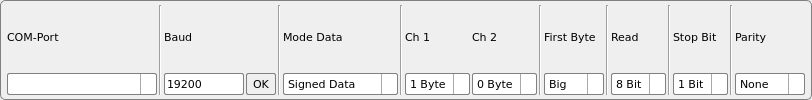
        <widget class="QGroupBox" name="CONF_COM_PORT">
         <property name="font">
          <font>
           <family>Verdana</family>
           <pointsize>8</pointsize>
          </font>
         </property>
         <property name="styleSheet">
          <string notr="true">QLabel{
	
	color: rgb(0, 0,0);
	background-color: rgba(85, 255, 255, 0);
}
 QGroupBox {
 background-color: qlineargradient(x1: 0, y1: 0, x2: 0, y2: 1,
                                   stop: 0 #EEEEEE, stop: 1 #AAAAAA);
 border: 1.4px solid gray;
 border-radius: 5px;
 margin-top: 1ex; 
}</string>
         </property>
         <property name="title">
          <string/>
         </property>
         <layout class="QGridLayout" name="gridLayout" rowstretch="0,0">
          <property name="leftMargin">
           <number>6</number>
          </property>
          <property name="topMargin">
           <number>4</number>
          </property>
          <property name="rightMargin">
           <number>6</number>
          </property>
          <property name="bottomMargin">
           <number>4</number>
          </property>
          <property name="horizontalSpacing">
           <number>2</number>
          </property>
          <property name="verticalSpacing">
           <number>5</number>
          </property>
          <item row="0" column="7">
           <widget class="QLabel" name="label_3">
            <property name="font">
             <font>
              <family>Verdana</family>
              <pointsize>8</pointsize>
             </font>
            </property>
            <property name="text">
             <string>Ch 1</string>
            </property>
           </widget>
          </item>
          <item row="0" column="0">
           <widget class="QLabel" name="label">
            <property name="font">
             <font>
              <family>Verdana</family>
              <pointsize>8</pointsize>
             </font>
            </property>
            <property name="text">
             <string>COM-Port</string>
            </property>
           </widget>
          </item>
          <item row="0" column="1" rowspan="2">
           <widget class="Line" name="line_5">
            <property name="font">
             <font>
              <family>Verdana</family>
              <pointsize>8</pointsize>
             </font>
            </property>
            <property name="orientation">
             <enum>Qt::Vertical</enum>
            </property>
           </widget>
          </item>
          <item row="1" column="16">
           <widget class="QComboBox" name="PARITY">
            <property name="minimumSize">
             <size>
              <width>70</width>
              <height>22</height>
             </size>
            </property>
            <property name="maximumSize">
             <size>
              <width>70</width>
              <height>22</height>
             </size>
            </property>
            <property name="font">
             <font>
              <family>Verdana</family>
              <pointsize>8</pointsize>
             </font>
            </property>
            <property name="styleSheet">
             <string notr="true"> QComboBox {
 color: #000000;
 background-color: qlineargradient(x1: 0, y1: 0, x2: 0, y2: 1,
                                   stop: 0 #FFFFFF, stop: 1 #EEEEEE);
 border: 0.5px solid gray;
 border-radius: 2px;
}

QComboBox:hover  {
    background-color: qlineargradient(x1: 0, y1: 0, x2: 0, y2: 1,
                                   stop: 0 #DDDDDD, stop: 1 #BBBBBB);
}

QComboBox::drop-down {
    subcontrol-origin: padding;
    subcontrol-position: top right;
    width: 15px;

    border-left-width: 1px;
    border-left-color: darkgray;
    border-left-style: solid;
    border-top-right-radius: 3px;
    border-bottom-right-radius: 3px;
}</string>
            </property>
            <item>
             <property name="text">
              <string>None</string>
             </property>
            </item>
            <item>
             <property name="text">
              <string>Odd</string>
             </property>
            </item>
            <item>
             <property name="text">
              <string>Even</string>
             </property>
            </item>
            <item>
             <property name="text">
              <string>Mark</string>
             </property>
            </item>
            <item>
             <property name="text">
              <string>Space</string>
             </property>
            </item>
           </widget>
          </item>
          <item row="1" column="7">
           <widget class="QComboBox" name="CH1">
            <property name="minimumSize">
             <size>
              <width>65</width>
              <height>22</height>
             </size>
            </property>
            <property name="maximumSize">
             <size>
              <width>65</width>
              <height>22</height>
             </size>
            </property>
            <property name="font">
             <font>
              <family>Verdana</family>
              <pointsize>8</pointsize>
             </font>
            </property>
            <property name="styleSheet">
             <string notr="true"> QComboBox {
 color: #000000;
 background-color: qlineargradient(x1: 0, y1: 0, x2: 0, y2: 1,
                                   stop: 0 #FFFFFF, stop: 1 #EEEEEE);
 border: 0.5px solid gray;
 border-radius: 2px;
}

QComboBox:hover  {
    background-color: qlineargradient(x1: 0, y1: 0, x2: 0, y2: 1,
                                   stop: 0 #DDDDDD, stop: 1 #BBBBBB);
}

QComboBox::drop-down {
    subcontrol-origin: padding;
    subcontrol-position: top right;
    width: 15px;

    border-left-width: 1px;
    border-left-color: darkgray;
    border-left-style: solid;
    border-top-right-radius: 3px;
    border-bottom-right-radius: 3px;
}</string>
            </property>
            <property name="currentText">
             <string>1 Byte</string>
            </property>
            <property name="currentIndex">
             <number>0</number>
            </property>
            <item>
             <property name="text">
              <string>1 Byte</string>
             </property>
            </item>
            <item>
             <property name="text">
              <string>2 Byte</string>
             </property>
            </item>
            <item>
             <property name="text">
              <string>3 Byte</string>
             </property>
            </item>
            <item>
             <property name="text">
              <string>4 Byte</string>
             </property>
            </item>
            <item>
             <property name="text">
              <string>Real</string>
             </property>
            </item>
           </widget>
          </item>
          <item row="1" column="5">
           <widget class="QComboBox" name="MODE">
            <property name="minimumSize">
             <size>
              <width>115</width>
              <height>22</height>
             </size>
            </property>
            <property name="maximumSize">
             <size>
              <width>115</width>
              <height>22</height>
             </size>
            </property>
            <property name="font">
             <font>
              <family>Verdana</family>
              <pointsize>8</pointsize>
             </font>
            </property>
            <property name="styleSheet">
             <string notr="true"> QComboBox {
 color: #000000;
 background-color: qlineargradient(x1: 0, y1: 0, x2: 0, y2: 1,
                                   stop: 0 #FFFFFF, stop: 1 #EEEEEE);
 border: 0.5px solid gray;
 border-radius: 2px;
}

QComboBox:hover  {
    background-color: qlineargradient(x1: 0, y1: 0, x2: 0, y2: 1,
                                   stop: 0 #DDDDDD, stop: 1 #BBBBBB);
}

QComboBox::drop-down {
    subcontrol-origin: padding;
    subcontrol-position: top right;
    width: 15px;

    border-left-width: 1px;
    border-left-color: darkgray;
    border-left-style: solid;
    border-top-right-radius: 3px;
    border-bottom-right-radius: 3px;
}</string>
            </property>
            <item>
             <property name="text">
              <string>Signed Data</string>
             </property>
            </item>
            <item>
             <property name="text">
              <string>Unsigned Data</string>
             </property>
            </item>
            <item>
             <property name="text">
              <string>Float Data</string>
             </property>
            </item>
            <item>
             <property name="text">
              <string>Double Data</string>
             </property>
            </item>
           </widget>
          </item>
          <item row="0" column="8">
           <widget class="QLabel" name="label_4">
            <property name="font">
             <font>
              <family>Verdana</family>
              <pointsize>8</pointsize>
             </font>
            </property>
            <property name="text">
             <string>Ch 2</string>
            </property>
           </widget>
          </item>
          <item row="1" column="14">
           <widget class="QComboBox" name="STOP_BYTE">
            <property name="minimumSize">
             <size>
              <width>55</width>
              <height>22</height>
             </size>
            </property>
            <property name="maximumSize">
             <size>
              <width>55</width>
              <height>22</height>
             </size>
            </property>
            <property name="font">
             <font>
              <family>Verdana</family>
              <pointsize>8</pointsize>
             </font>
            </property>
            <property name="styleSheet">
             <string notr="true"> QComboBox {
 color: #000000;
 background-color: qlineargradient(x1: 0, y1: 0, x2: 0, y2: 1,
                                   stop: 0 #FFFFFF, stop: 1 #EEEEEE);
 border: 0.5px solid gray;
 border-radius: 2px;
}

QComboBox:hover  {
    background-color: qlineargradient(x1: 0, y1: 0, x2: 0, y2: 1,
                                   stop: 0 #DDDDDD, stop: 1 #BBBBBB);
}

QComboBox::drop-down {
    subcontrol-origin: padding;
    subcontrol-position: top right;
    width: 15px;

    border-left-width: 1px;
    border-left-color: darkgray;
    border-left-style: solid;
    border-top-right-radius: 3px;
    border-bottom-right-radius: 3px;
}</string>
            </property>
            <item>
             <property name="text">
              <string>1 Bit</string>
             </property>
            </item>
            <item>
             <property name="text">
              <string>1.5 Bit</string>
             </property>
            </item>
            <item>
             <property name="text">
              <string>2 Bit</string>
             </property>
            </item>
           </widget>
          </item>
          <item row="0" column="5">
           <widget class="QLabel" name="label_8">
            <property name="font">
             <font>
              <family>Verdana</family>
              <pointsize>8</pointsize>
             </font>
            </property>
            <property name="text">
             <string>Mode Data</string>
            </property>
           </widget>
          </item>
          <item row="1" column="0">
           <widget class="QComboBox" name="COM">
            <property name="minimumSize">
             <size>
              <width>150</width>
              <height>22</height>
             </size>
            </property>
            <property name="maximumSize">
             <size>
              <width>60000</width>
              <height>22</height>
             </size>
            </property>
            <property name="font">
             <font>
              <family>Verdana</family>
              <pointsize>8</pointsize>
             </font>
            </property>
            <property name="styleSheet">
             <string notr="true"> QComboBox {
 color: #000000;
 background-color: qlineargradient(x1: 0, y1: 0, x2: 0, y2: 1,
                                   stop: 0 #FFFFFF, stop: 1 #EEEEEE);
 border: 0.5px solid gray;
 border-radius: 2px;
}

QComboBox:hover  {
    background-color: qlineargradient(x1: 0, y1: 0, x2: 0, y2: 1,
                                   stop: 0 #DDDDDD, stop: 1 #BBBBBB);
}

QComboBox::drop-down {
    subcontrol-origin: padding;
    subcontrol-position: top right;
    width: 15px;

    border-left-width: 1px;
    border-left-color: darkgray;
    border-left-style: solid;
    border-top-right-radius: 3px;
    border-bottom-right-radius: 3px;
}</string>
            </property>
           </widget>
          </item>
          <item row="1" column="10">
           <widget class="QComboBox" name="FIRST">
            <property name="minimumSize">
             <size>
              <width>60</width>
              <height>22</height>
             </size>
            </property>
            <property name="maximumSize">
             <size>
              <width>60</width>
              <height>22</height>
             </size>
            </property>
            <property name="font">
             <font>
              <family>Verdana</family>
              <pointsize>8</pointsize>
             </font>
            </property>
            <property name="styleSheet">
             <string notr="true"> QComboBox {
 color: #000000;
 background-color: qlineargradient(x1: 0, y1: 0, x2: 0, y2: 1,
                                   stop: 0 #FFFFFF, stop: 1 #EEEEEE);
 border: 0.5px solid gray;
 border-radius: 2px;
}

QComboBox:hover  {
    background-color: qlineargradient(x1: 0, y1: 0, x2: 0, y2: 1,
                                   stop: 0 #DDDDDD, stop: 1 #BBBBBB);
}

QComboBox::drop-down {
    subcontrol-origin: padding;
    subcontrol-position: top right;
    width: 15px;

    border-left-width: 1px;
    border-left-color: darkgray;
    border-left-style: solid;
    border-top-right-radius: 3px;
    border-bottom-right-radius: 3px;
}</string>
            </property>
            <property name="currentIndex">
             <number>0</number>
            </property>
            <item>
             <property name="text">
              <string>Big</string>
             </property>
            </item>
            <item>
             <property name="text">
              <string>Little</string>
             </property>
            </item>
           </widget>
          </item>
          <item row="0" column="4" rowspan="2">
           <widget class="Line" name="line_6">
            <property name="font">
             <font>
              <family>Verdana</family>
              <pointsize>8</pointsize>
             </font>
            </property>
            <property name="orientation">
             <enum>Qt::Vertical</enum>
            </property>
           </widget>
          </item>
          <item row="0" column="6" rowspan="2">
           <widget class="Line" name="line_10">
            <property name="font">
             <font>
              <family>Verdana</family>
              <pointsize>8</pointsize>
             </font>
            </property>
            <property name="orientation">
             <enum>Qt::Vertical</enum>
            </property>
           </widget>
          </item>
          <item row="0" column="13" rowspan="2">
           <widget class="Line" name="line_8">
            <property name="font">
             <font>
              <family>Verdana</family>
              <pointsize>8</pointsize>
             </font>
            </property>
            <property name="orientation">
             <enum>Qt::Vertical</enum>
            </property>
           </widget>
          </item>
          <item row="1" column="12">
           <widget class="QComboBox" name="READ_BYTE">
            <property name="minimumSize">
             <size>
              <width>55</width>
              <height>22</height>
             </size>
            </property>
            <property name="maximumSize">
             <size>
              <width>55</width>
              <height>22</height>
             </size>
            </property>
            <property name="font">
             <font>
              <family>Verdana</family>
              <pointsize>8</pointsize>
             </font>
            </property>
            <property name="styleSheet">
             <string notr="true"> QComboBox {
 color: #000000;
 background-color: qlineargradient(x1: 0, y1: 0, x2: 0, y2: 1,
                                   stop: 0 #FFFFFF, stop: 1 #EEEEEE);
 border: 0.5px solid gray;
 border-radius: 2px;
}

QComboBox:hover  {
    background-color: qlineargradient(x1: 0, y1: 0, x2: 0, y2: 1,
                                   stop: 0 #DDDDDD, stop: 1 #BBBBBB);
}

QComboBox::drop-down {
    subcontrol-origin: padding;
    subcontrol-position: top right;
    width: 15px;

    border-left-width: 1px;
    border-left-color: darkgray;
    border-left-style: solid;
    border-top-right-radius: 3px;
    border-bottom-right-radius: 3px;
}</string>
            </property>
            <property name="currentText">
             <string>8 Bit</string>
            </property>
            <property name="currentIndex">
             <number>3</number>
            </property>
            <item>
             <property name="text">
              <string>5 Bit</string>
             </property>
            </item>
            <item>
             <property name="text">
              <string>6 Bit</string>
             </property>
            </item>
            <item>
             <property name="text">
              <string>7 Bit</string>
             </property>
            </item>
            <item>
             <property name="text">
              <string>8 Bit</string>
             </property>
            </item>
           </widget>
          </item>
          <item row="1" column="3">
           <widget class="QPushButton" name="OK_BAUD">
            <property name="minimumSize">
             <size>
              <width>30</width>
              <height>22</height>
             </size>
            </property>
            <property name="maximumSize">
             <size>
              <width>30</width>
              <height>22</height>
             </size>
            </property>
            <property name="font">
             <font>
              <family>Verdana</family>
              <pointsize>8</pointsize>
              <weight>50</weight>
              <bold>false</bold>
             </font>
            </property>
            <property name="styleSheet">
             <string notr="true"> QPushButton {
color: #000000;
 background-color: qlineargradient(x1: 0, y1: 0, x2: 0, y2: 1,
                                   stop: 0 #FFFFFF, stop: 1 #BBBBBB);
 border: 0.5px solid gray;
 border-radius: 2px;
}
QPushButton:hover  {
    background-color: qlineargradient(x1: 0, y1: 0, x2: 0, y2: 1,
                                   stop: 0 #CCCCCC, stop: 1 #999999);
}
QPushButton:pressed {
	 background-color: qlineargradient(x1: 0, y1: 0, x2: 0, y2: 1,
                                   stop: 0 #999999, stop: 1 #999999);
}
</string>
            </property>
            <property name="text">
             <string>OK</string>
            </property>
           </widget>
          </item>
          <item row="0" column="2" colspan="2">
           <widget class="QLabel" name="label_2">
            <property name="font">
             <font>
              <family>Verdana</family>
              <pointsize>8</pointsize>
             </font>
            </property>
            <property name="text">
             <string>Baud</string>
            </property>
           </widget>
          </item>
          <item row="1" column="8">
           <widget class="QComboBox" name="CH2">
            <property name="minimumSize">
             <size>
              <width>65</width>
              <height>22</height>
             </size>
            </property>
            <property name="maximumSize">
             <size>
              <width>65</width>
              <height>22</height>
             </size>
            </property>
            <property name="font">
             <font>
              <family>Verdana</family>
              <pointsize>8</pointsize>
             </font>
            </property>
            <property name="styleSheet">
             <string notr="true"> QComboBox {
 color: #000000;
 background-color: qlineargradient(x1: 0, y1: 0, x2: 0, y2: 1,
                                   stop: 0 #FFFFFF, stop: 1 #EEEEEE);
 border: 0.5px solid gray;
 border-radius: 2px;
}

QComboBox:hover  {
    background-color: qlineargradient(x1: 0, y1: 0, x2: 0, y2: 1,
                                   stop: 0 #DDDDDD, stop: 1 #BBBBBB);
}

QComboBox::drop-down {
    subcontrol-origin: padding;
    subcontrol-position: top right;
    width: 15px;

    border-left-width: 1px;
    border-left-color: darkgray;
    border-left-style: solid;
    border-top-right-radius: 3px;
    border-bottom-right-radius: 3px;
}</string>
            </property>
            <item>
             <property name="text">
              <string>0 Byte</string>
             </property>
            </item>
            <item>
             <property name="text">
              <string>1 Byte</string>
             </property>
            </item>
            <item>
             <property name="text">
              <string>2 Byte</string>
             </property>
            </item>
            <item>
             <property name="text">
              <string>3 Byte</string>
             </property>
            </item>
            <item>
             <property name="text">
              <string>4 Byte</string>
             </property>
            </item>
            <item>
             <property name="text">
              <string>Real</string>
             </property>
            </item>
           </widget>
          </item>
          <item row="0" column="12">
           <widget class="QLabel" name="label_5">
            <property name="font">
             <font>
              <family>Verdana</family>
              <pointsize>8</pointsize>
             </font>
            </property>
            <property name="text">
             <string>Read</string>
            </property>
           </widget>
          </item>
          <item row="1" column="2">
           <widget class="QLineEdit" name="BAUD">
            <property name="minimumSize">
             <size>
              <width>80</width>
              <height>22</height>
             </size>
            </property>
            <property name="maximumSize">
             <size>
              <width>80</width>
              <height>22</height>
             </size>
            </property>
            <property name="font">
             <font>
              <family>Verdana</family>
              <pointsize>8</pointsize>
             </font>
            </property>
            <property name="styleSheet">
             <string notr="true"> QLineEdit {
 color: #000000;
 background-color: qlineargradient(x1: 0, y1: 0, x2: 0, y2: 1,
                                   stop: 0 #FFFFFF, stop: 1 #EEEEEE);
 border: 0.5px solid gray;
 border-radius: 2px;
}

QLineEdit:hover  {
    background-color: qlineargradient(x1: 0, y1: 0, x2: 0, y2: 1,
                                   stop: 0 #EEEEEE, stop: 1 #AAAAAA);
}</string>
            </property>
            <property name="text">
             <string>19200</string>
            </property>
           </widget>
          </item>
          <item row="0" column="11" rowspan="2">
           <widget class="Line" name="line_7">
            <property name="font">
             <font>
              <family>Verdana</family>
              <pointsize>8</pointsize>
             </font>
            </property>
            <property name="orientation">
             <enum>Qt::Vertical</enum>
            </property>
           </widget>
          </item>
          <item row="0" column="16">
           <widget class="QLabel" name="label_7">
            <property name="font">
             <font>
              <family>Verdana</family>
              <pointsize>8</pointsize>
             </font>
            </property>
            <property name="text">
             <string>Parity</string>
            </property>
           </widget>
          </item>
          <item row="0" column="15" rowspan="2">
           <widget class="Line" name="line_9">
            <property name="font">
             <font>
              <family>Verdana</family>
              <pointsize>8</pointsize>
             </font>
            </property>
            <property name="orientation">
             <enum>Qt::Vertical</enum>
            </property>
           </widget>
          </item>
          <item row="0" column="14">
           <widget class="QLabel" name="label_6">
            <property name="font">
             <font>
              <family>Verdana</family>
              <pointsize>8</pointsize>
             </font>
            </property>
            <property name="text">
             <string>Stop Bit</string>
            </property>
           </widget>
          </item>
          <item row="0" column="9" rowspan="2">
           <widget class="Line" name="line_11">
            <property name="font">
             <font>
              <family>Verdana</family>
              <pointsize>8</pointsize>
             </font>
            </property>
            <property name="orientation">
             <enum>Qt::Vertical</enum>
            </property>
           </widget>
          </item>
          <item row="0" column="10">
           <widget class="QLabel" name="label_13">
            <property name="font">
             <font>
              <family>Verdana</family>
              <pointsize>8</pointsize>
             </font>
            </property>
            <property name="text">
             <string>First Byte</string>
            </property>
           </widget>
          </item>
         </layout>
        </widget>
